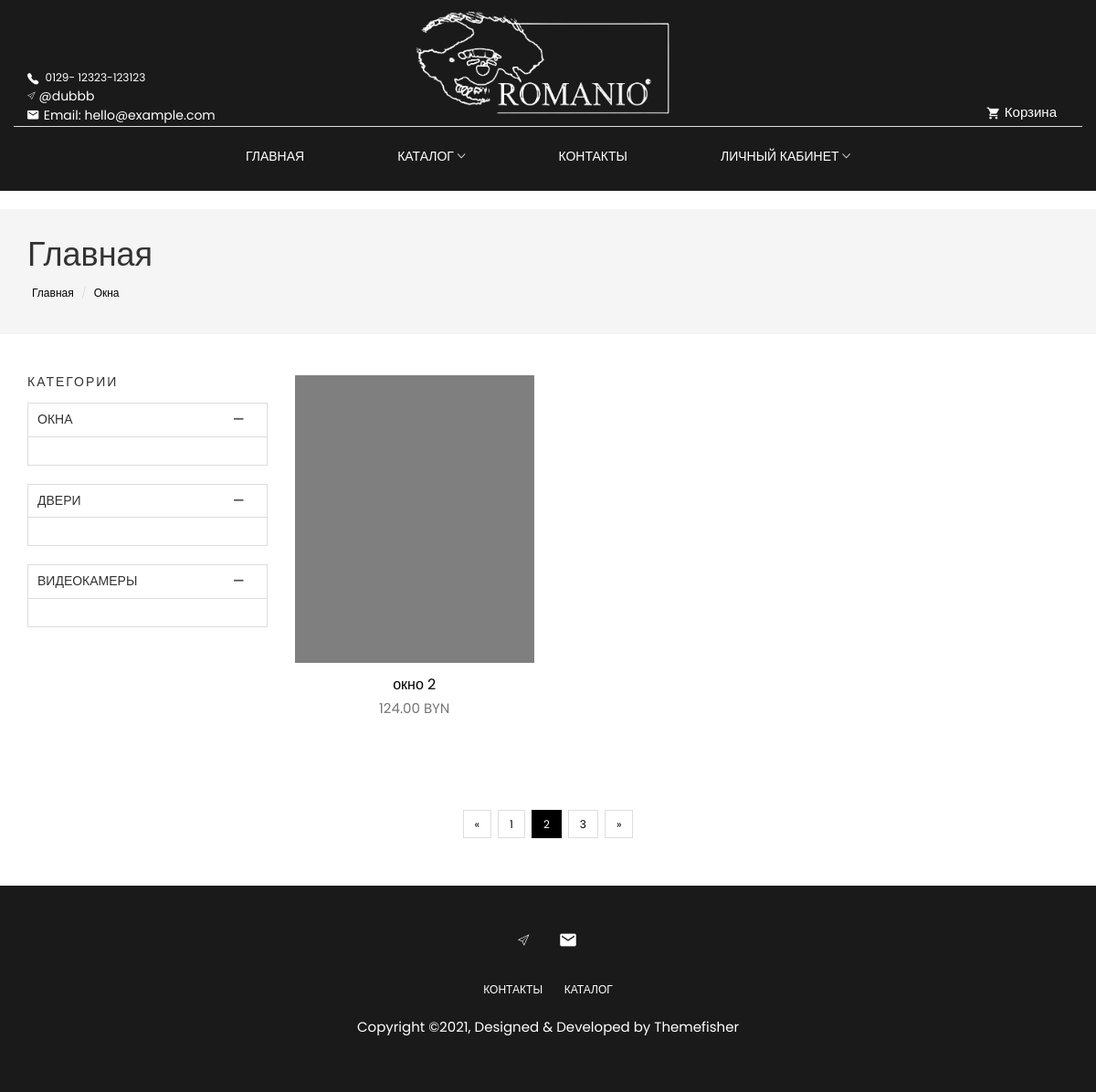
The app's page /catalog/okna/?page=2 with its own data.
### mainapp/models.py (models this page shows, shortened)
class Product(models.Model):
    category = models.ForeignKey("Category", verbose_name=("Категория"), on_delete=models.CASCADE)
    subcategory = models.ForeignKey("SubCategory", verbose_name="Подкатегория", null=True, blank=True, on_delete=models.CASCADE)
    title = models.CharField(max_length=255, verbose_name='Наименование')
    slug = models.SlugField(unique=True)
    image = models.ImageField(verbose_name="Изображение")
    description = models.TextField(verbose_name="Описание", null=True)
    price = models.DecimalField(max_digits=9, decimal_places=2, verbose_name="Цена")
    def get_absolute_url(self):
        return reverse('product_detail',  kwargs={"slug_url": self.slug, "slug_category":self.category.slug})
    class Meta():
        verbose_name = "Товар"
        verbose_name_plural = "Товары"

class Category(models.Model):
    title = models.CharField(max_length=50, verbose_name="Категория")
    slug = models.SlugField(max_length=50, unique=True)
    def __str__(self):
        return self.title
    class Meta():
        verbose_name = 'Категория'
        verbose_name_plural = 'Категории'

### mainapp/views.py (the view)
# urls.py: path('catalog/<str:slug_url>/',CatalogPage.as_view(), name="category"),
class CatalogPage(View):
    def get(self,request, *args, **kwargs,):
        products = Product.objects.filter(category__slug=self.kwargs['slug_url'])
        paginator = Paginator(products, 1)
        page_number = request.GET.get('page')
        page_obj = paginator.get_page(page_number)
        subscription_id = SubCategory.objects.all()
        context = {
            "categories": Category.objects.all(),
            "products": products,
            "prod": Product.objects.filter(category__slug=self.kwargs['slug_url'])[0],
            "cart_product_form": CartAddProductForm,
            "page_obj": page_obj,
            "subcategories": SubCategory.objects.filter(category_id=F('category__id')),
        }
        return render(request, "catalog.html", context)

### cart/cart.py (called while the page is built)
    def __len__(self):
        return sum(item['quantity'] for item in self.cart.values())

    def get_total_price(self):
        return sum(Decimal(item['price']) * item['quantity'] for item in self.cart.values())

### cart/context_processor.py (called while the page is built)
def cart(request):
    return {'cart': Cart(request)}

### mainapp/templates/catalog.html (shortened to what this page needs)
{% extends 'index.html' %}
{% block main %}
<section class="page-header">
  <div class="container">
    <div class="row">
      <div class="col-md-12">
        <div class="content">
          <h1 class="page-name">Главная</h1>
          <ol class="breadcrumb">
            <li><a href="{% url 'home' %}">Главная</a></li>
            <li class="active"><a href="{{ categories.get_absolute_url }}">{{ prod.category }}</a></li>
          </ol>
        </div>
      </div>
    </div>
  </div>
</section>
<section class="products section">
	<div class="container">
		<div class="row">
			<div class="col-md-3">
				<div class="widget product-category">
					<h4 class="widget-title">Категории</h4>
					{% for category in categories %}
					<div class="panel-group commonAccordion" id="accordion" role="tablist" aria-multiselectable="true">
					  	<div class="panel panel-default">
						    <div class="panel-heading" role="tab" id="headingOne">
						      	<h4 class="panel-title">
						        	<a role="button" data-toggle="collapse" data-parent="#accordion" href="#collapse-{{forloop.counter}}" aria-expanded="true" aria-controls="collapseOne">
						          	{{ category.title }}
						        	</a>
						      	</h4>
						    </div>
					    <div id="collapse-{{forloop.counter}}" class="panel-collapse collapse in" role="tabpanel" aria-labelledby="headingOne">
							<div class="panel-body">
							</div>
					    </div>
					  </div>
					</div>
				{% endfor %}
				</div>
			</div>
			<div class="col-md-9">
				<div class="row">
			{% for item in page_obj.object_list %}
			<div class="col-md-4">
				<div class="product-item">
					<div class="product-thumb">
						<img class="img-responsive" src="{{ item.image.url }}" alt="product-img" />
					</div>
					<div class="product-content">
						<h4><a href="product-single.html">{{ item.title }}</a></h4>
						<p class="price">{{ item.price }} BYN</p>
					</div>
				</div>
			</div>
			{% endfor %}
				</div>
			</div>
		</div>
		<nav class = 'text-center'aria-label="Page navigation example">
  <ul class="pagination post-pagination" style='font-size: 15px'>
    <li class="page-item">
	{% if page_obj.has_previous %}
      <a style='border-radius: 0px'class="page-link" href="?page={{ page_obj.previous_page_number }}" >
        <span aria-hidden="true">&laquo;</span>
      </a>
	  {% endif %}
    </li>
	{% for page in page_obj.paginator.page_range %}
	{% if page_obj.number == page %}
	<li  class="page-item active" aria-current='page'><a class="page-link" href="#">{{ page }}</a></li>
	{% elif page > page_obj.number|add:-2 and page < page_obj.number|add:2 %}
	<li class="page-item"><a class="page-link" href="?page={{ page }}">{{ page }}</a></li>
	{% endif %}
	{% endfor %}
    <li class="page-item">
	{% if page_obj.has_next %}
      <a style='border-radius: 0px' class="page-link" href="?page={{ page_obj.next_page_number }}" aria-label="Next">
        <span aria-hidden="true">&raquo;</span>
	{% endif %}
      </a>
    </li>
  </ul>
</nav>
	</div>
</section>
{% endblock main %}

### mainapp/static/css/style.css (style rules this page uses)
body { line-height: 1.5; font-family: "Poppins", sans-serif; -webkit-font-smoothing: antialiased; }
p { font-family: "Poppins", sans-serif; color: #757575; font-size: 15px; }
h1, h2, h3, h4, h5, h6 { font-family: "Poppins", sans-serif; }
h1, h2, h3, h4, h5, h6 { font-weight: 400; }
ol, ul { margin: 0; padding: 0; list-style: none; }
a, a:focus, a:hover { text-decoration: none; outline: 0; color: #000; }
.section { padding: 25px 0; }
.page-header { background: #f5f5f5; margin-top: 20px; border-bottom: none; padding: 30px 0; }
.page-header h1 { font-weight: 200; margin: 0 0 6px 0; }
.page-header .breadcrumb { background: transparent; padding: 5px; margin: 0; }
.page-header .breadcrumb li { font-weight: 200; font-size: 12px; }
.page-header .breadcrumb li a { color: #000; }
.commonAccordion .panel, .commonAccordion-2 .panel { border-radius: 0; box-shadow: none; }
.commonAccordion .panel .panel-heading, .commonAccordion-2 .panel .panel-heading { background: transparent; padding: 0; }
.commonAccordion .panel .panel-title, .commonAccordion-2 .panel .panel-title { position: relative; }
.commonAccordion .panel .panel-title a, .commonAccordion-2 .panel .panel-title a { display: block; font-size: 14px; text-transform: uppercase; padding: 10px 10px; }
.commonAccordion .panel .panel-title a:before, .commonAccordion-2 .panel .panel-title a:before { color: #555; content: "\f209"; position: absolute; right: 25px; font-family: "themefisher-font"; }
.product-item { margin-bottom: 30px; }
.product-item .product-thumb { position: relative; }
.product-item .product-thumb img { width: 100%; height: auto; }
.product-item .product-thumb:before { transition: .3s all; opacity: 0; background: rgba(0, 0, 0, 0.6); content: ''; position: absolute; top: 0; right: 0; left: 0; bottom: 0; }
.product-item .product-content { text-align: center; }
.product-item .product-content h4 { font-size: 16px; font-weight: 400; margin-top: 15px; margin-bottom: 6px; }
.product-item .product-content h4 a { color: #000; }
.post-pagination { margin-top: 70px; }
.post-pagination > li { margin: 0 2px; display: inline-block; font-size: 12px; }
.post-pagination > li > a { color: #000; }
.post-pagination > li.active > a { background: #000; border: 1px solid #000; }
.post-pagination > li:first-child > a, .post-pagination > li:last-child > a { border-radius: 0; }
.widget { margin-bottom: 30px; padding-bottom: 35px; }
.widget .widget-title { margin: 0; padding-bottom: 15px; font-size: 14px; font-weight: 400; text-transform: uppercase; letter-spacing: 2px; }

### records on screen
Product: category "Окна"
Category: title "ОКНА"
Category: title "ДВЕРИ"
Category: title "ВИДЕОКАМЕРЫ"
Product: image (picture), title "окно 2", price "124.00"

### other values on screen
{{ page }} "1" "3"
{{ page }} "2"
